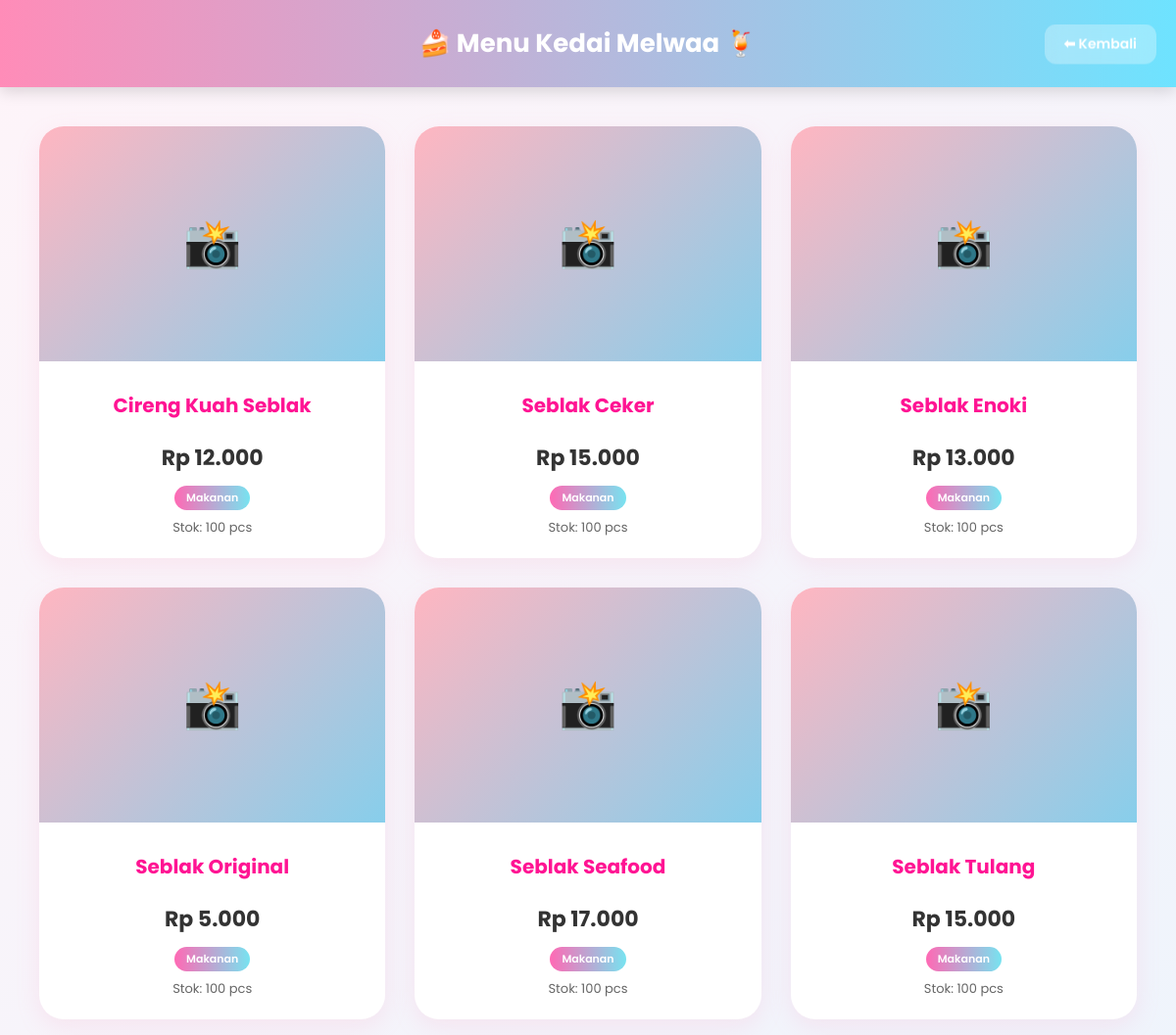
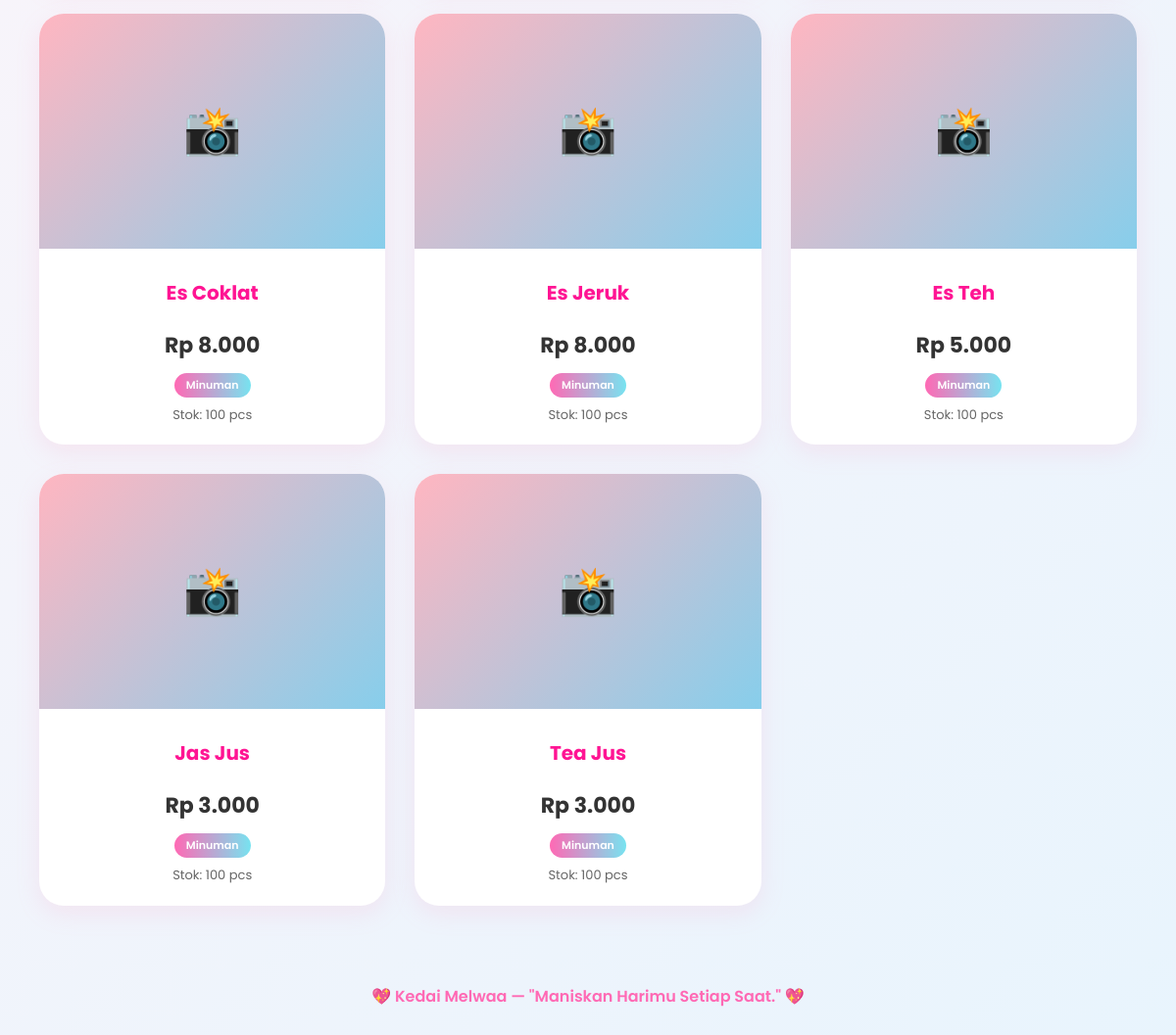
/produk.php, run on the app's committed database (2 pictures, top to bottom).
### tables this page shows
CREATE TABLE `tb_produk` (
  `id_produk` int(11) NOT NULL,
  `kode_produk` varchar(50) NOT NULL,
  `nama_produk` varchar(100) NOT NULL,
  `kategori` enum('makanan','minuman','cemilan') NOT NULL,
  `harga_beli` decimal(10,0) NOT NULL,
  `harga_jual` decimal(10,0) NOT NULL,
  `stok` int(11) NOT NULL,
  `satuan` enum('pcs','paket') NOT NULL,
  `foto` varchar(255) NOT NULL
);

### produk.php (the view, shortened to what this page needs)
<?php
$conn = new mysqli("localhost", "root", "", "db_kasir");
$conn->set_charset("utf8");
$result = $conn->query("SELECT * FROM tb_produk WHERE stok > 0 ORDER BY kategori, nama_produk");
?>
<!DOCTYPE html>
<html lang="id">
<head>
</head>
<body>
<header>
    🍰 Menu Kedai Melwaa 🍹
    <a href="dashboard_user.php" class="back-btn">⬅ Kembali</a>
</header>
<div class="menu-container">
<?php
if ($result && $result->num_rows > 0) {
    while ($row = $result->fetch_assoc()) {
        $namaFile = !empty($row['foto']) ? trim($row['foto']) : '';
        $fotoPath = "admin/uploads/" . $namaFile;
        $fotoExists = !empty($namaFile) && file_exists($fotoPath);
?>
    <div class="card">
        <div class="card-image">
            <?php if ($fotoExists): ?>
                <img src="<?= htmlspecialchars($fotoPath) ?>"
                     alt="<?= htmlspecialchars($row['nama_produk']) ?>"
                     loading="lazy">
            <?php else: ?>
                <div class="no-image">📸</div>
            <?php endif; ?>
        </div>
        <div class="card-content">
            <h3 class="card-title"><?= htmlspecialchars($row['nama_produk']) ?></h3>
            <div class="card-price">Rp <?= number_format($row['harga_jual'], 0, ',', '.') ?></div>
            <span class="category-badge"><?= htmlspecialchars(ucfirst($row['kategori'])) ?></span>
            <div class="card-info">Stok: <?= $row['stok'] ?> <?= htmlspecialchars($row['satuan']) ?></div>
        </div>
    </div>
<?php
    }
} ?>
</div>
<footer>💖 Kedai Melwaa — "Maniskan Harimu Setiap Saat." 💖</footer>
</body>
</html>

### produk.php (style rules this page uses)
* { margin: 0; padding: 0; box-sizing: border-box; }
body { font-family: 'Poppins', sans-serif; background: linear-gradient(135deg, #fef4f9, #e8f4fd); min-height: 100vh; padding-bottom: 40px; }
header { background: linear-gradient(90deg, #ff8cb8, #6ee3ff); color: white; padding: 25px 20px; text-align: center; font-size: 26px; font-weight: 700; box-shadow: 0 4px 15px rgba(0,0,0,0.15); position: relative; margin-bottom: 40px; }
.back-btn { position: absolute; right: 20px; top: 50%; transform: translateY(-50%); background: rgba(255,255,255,0.3); color: #fff; padding: 10px 20px; border-radius: 12px; text-decoration: none; font-weight: 600; font-size: 14px; transition: all 0.3s ease; backdrop-filter: blur(10px); }
.menu-container { display: grid; grid-template-columns: repeat(auto-fill, minmax(280px, 1fr)); gap: 30px; padding: 0 40px; max-width: 1400px; margin: 0 auto; }
.card { background: #fff; border-radius: 25px; overflow: hidden; box-shadow: 0 8px 25px rgba(255,140,184,0.15); transition: all 0.4s cubic-bezier(0.175, 0.885, 0.32, 1.275); cursor: pointer; position: relative; }
.card-image { width: 100%; height: 240px; overflow: hidden; position: relative; background: linear-gradient(135deg, #ffb6c1, #87ceeb); }
.no-image { width: 100%; height: 100%; background: linear-gradient(135deg, #ffb6c1, #87ceeb); display: flex; align-items: center; justify-content: center; color: white; font-size: 48px; }
.card-content { padding: 20px; text-align: center; }
.card-title { color: #ff1493; font-size: 20px; font-weight: 700; margin-bottom: 12px; min-height: 50px; display: flex; align-items: center; justify-content: center; text-transform: capitalize; }
.card-price { color: #333; font-size: 22px; font-weight: 700; margin-bottom: 10px; }
.card-info { color: #666; font-size: 13px; line-height: 1.6; }
.category-badge { display: inline-block; background: linear-gradient(90deg, #ff69b4, #77e3f0); color: white; padding: 4px 12px; border-radius: 15px; font-size: 11px; font-weight: 600; text-transform: capitalize; margin-bottom: 8px; }
footer { text-align: center; padding: 30px 20px; color: #ff69b4; font-weight: 600; margin-top: 50px; font-size: 16px; }

### data on the page
tb_produk: nama_produk "Cireng Kuah Seblak", harga_jual "12.000", kategori "Makanan", stok "100", satuan "pcs"
tb_produk: nama_produk "Seblak Ceker", harga_jual "15.000", kategori "Makanan", stok "100", satuan "pcs"
tb_produk: nama_produk "Seblak Enoki", harga_jual "13.000", kategori "Makanan", stok "100", satuan "pcs"
tb_produk: nama_produk "Seblak Original", harga_jual "5.000", kategori "Makanan", stok "100", satuan "pcs"
tb_produk: nama_produk "Seblak Seafood", harga_jual "17.000", kategori "Makanan", stok "100", satuan "pcs"
tb_produk: nama_produk "Seblak Tulang", harga_jual "15.000", kategori "Makanan", stok "100", satuan "pcs"
tb_produk: nama_produk "Es Coklat", harga_jual "8.000", kategori "Minuman", stok "100", satuan "pcs"
tb_produk: nama_produk "Es Jeruk", harga_jual "8.000", kategori "Minuman", stok "100", satuan "pcs"
tb_produk: nama_produk "Es Teh", harga_jual "5.000", kategori "Minuman", stok "100", satuan "pcs"
tb_produk: nama_produk "Jas Jus", harga_jual "3.000", kategori "Minuman", stok "100", satuan "pcs"
tb_produk: nama_produk "Tea Jus", harga_jual "3.000", kategori "Minuman", stok "100", satuan "pcs"
